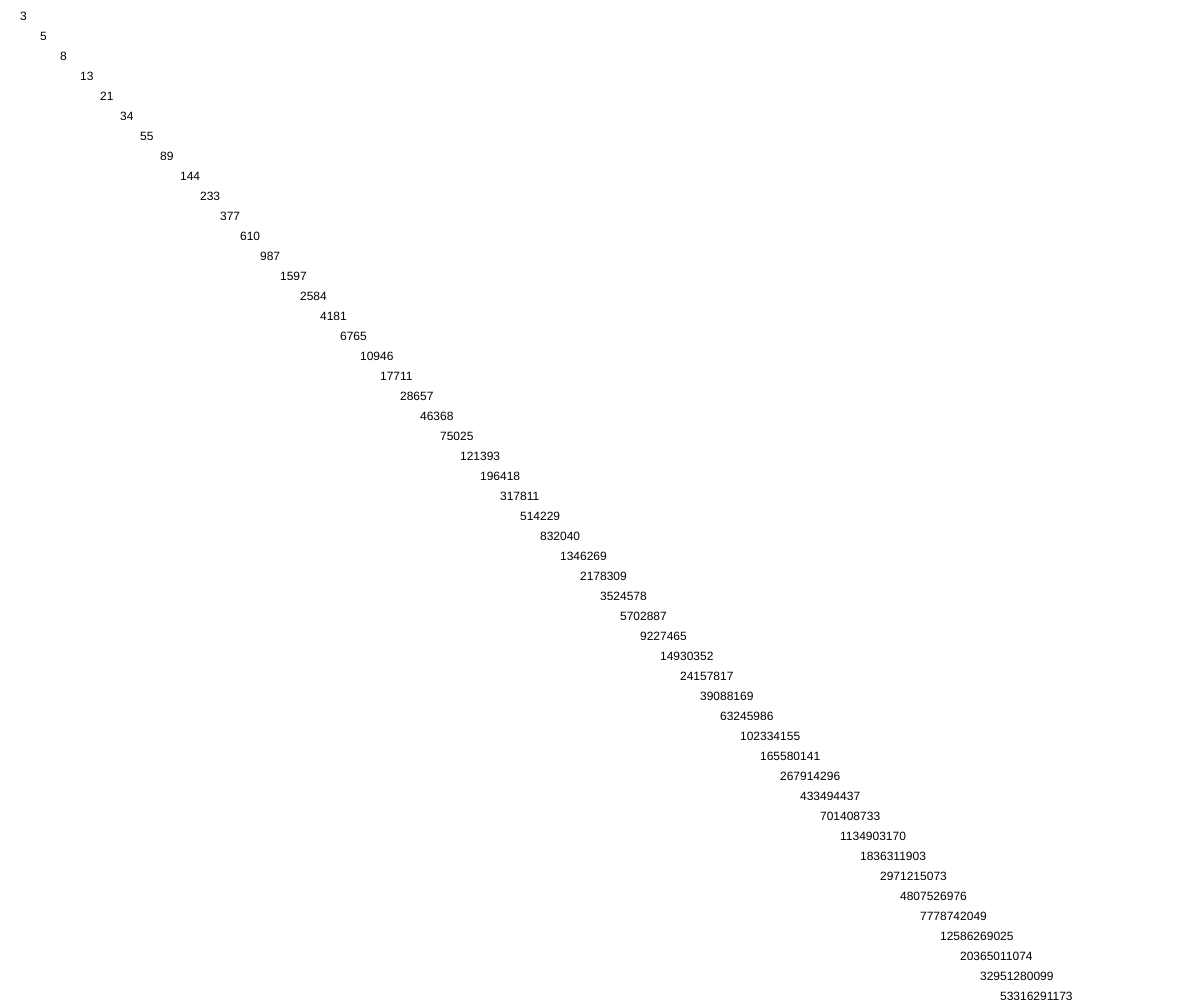
Frame 1 (no input)
Frame 2 (the mouse pressed at the canvas centre, redrawn once): identical to frame 1, image omitted

The p5.js sketch that drew this single still picture (run headless with seeded random() and noise() and a simulated clock; the mouse was pressed at the canvas centre and the sketch redrawn once):

// p5.js sketch
// ── sketch.js
function setup() {
  createCanvas(windowWidth, windowHeight);
  noLoop();
  let a = 1;
  let b = 1;
  for(let i = 0; i < 100; i = i + 1){
    let c = a + b;
    text(c, 20*i, 20*i);
    a = b;
    b = c;
  }
}


function draw() {

}
